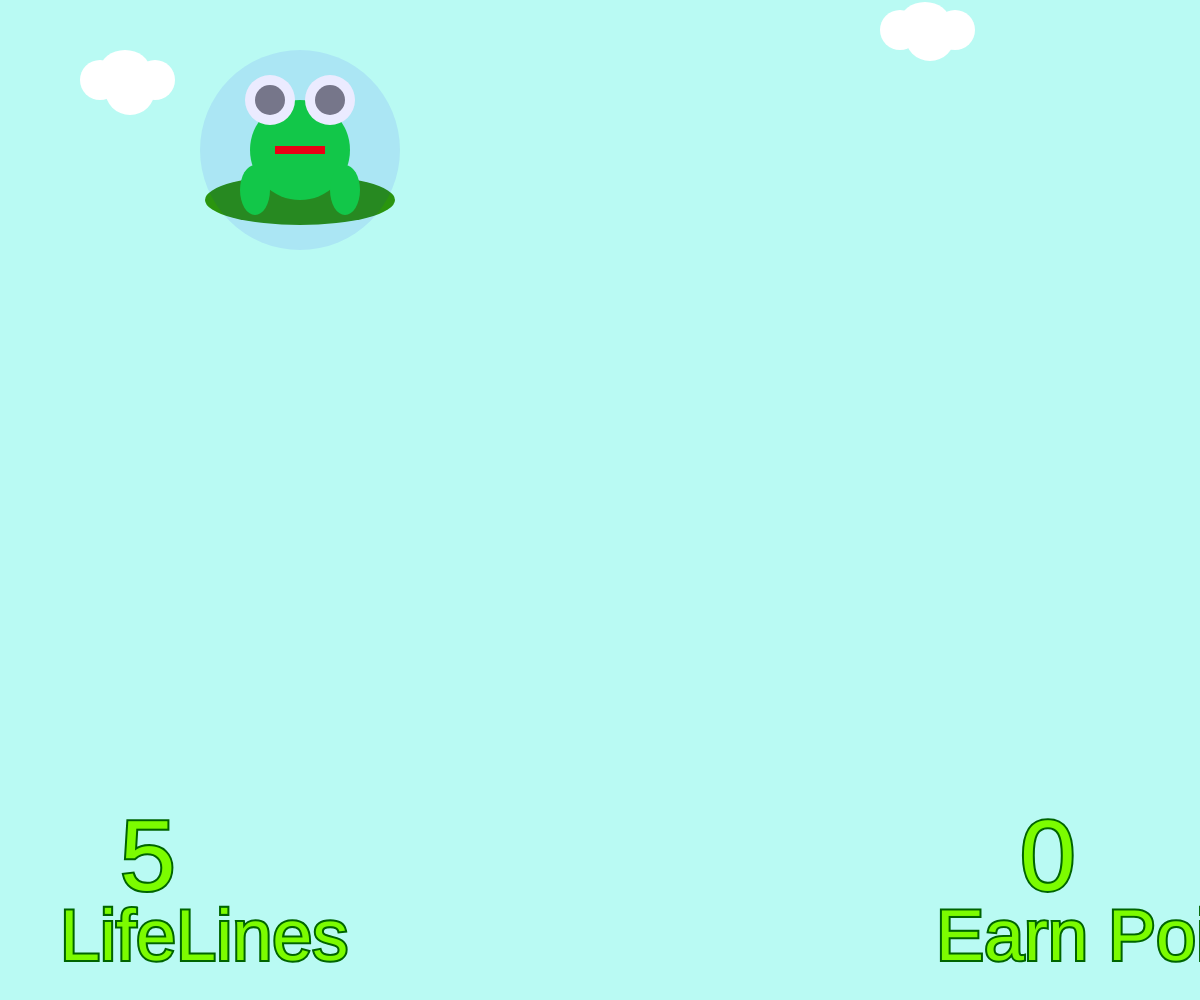
Frame 1 (no input)
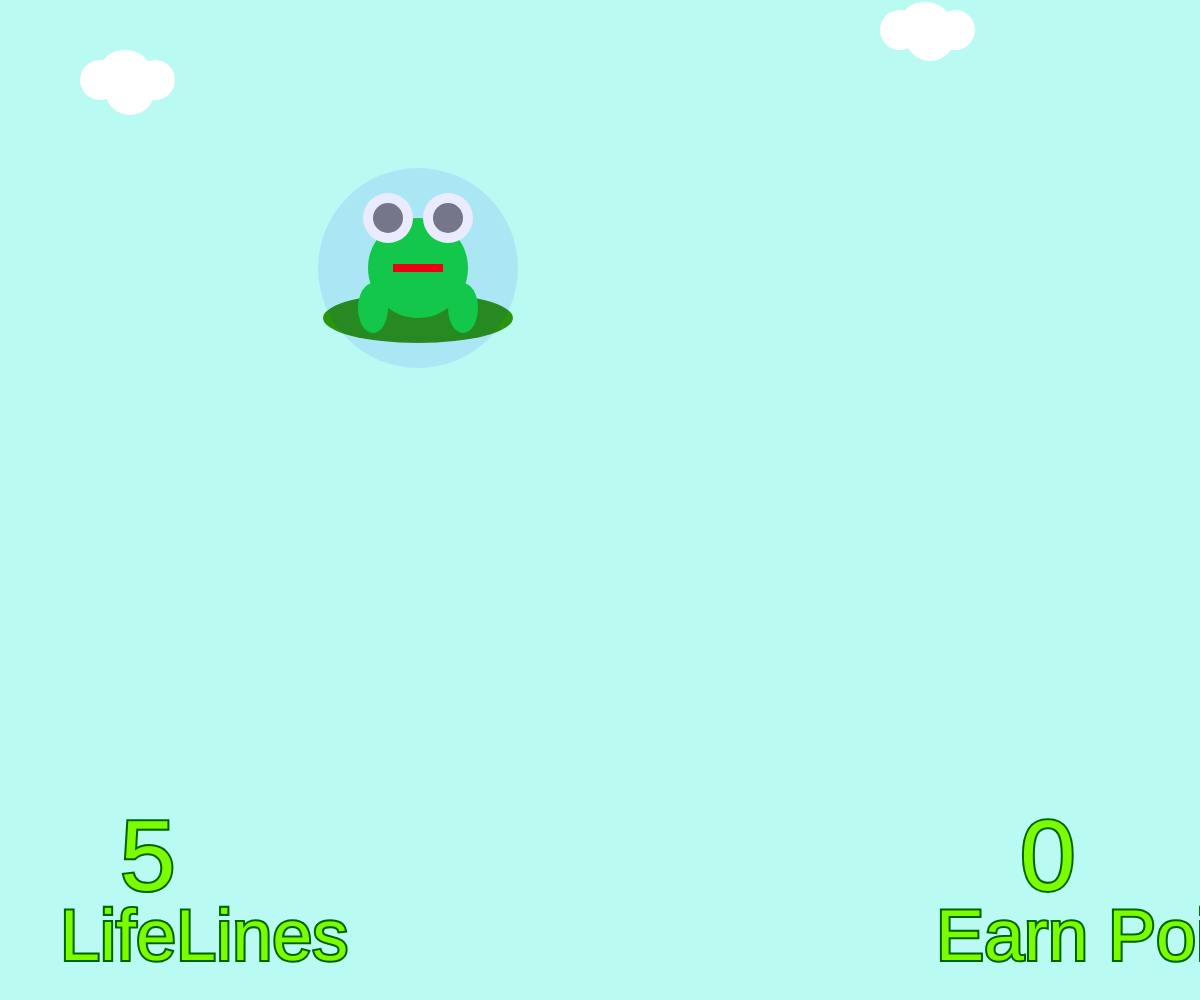
Frame 60 (no input)
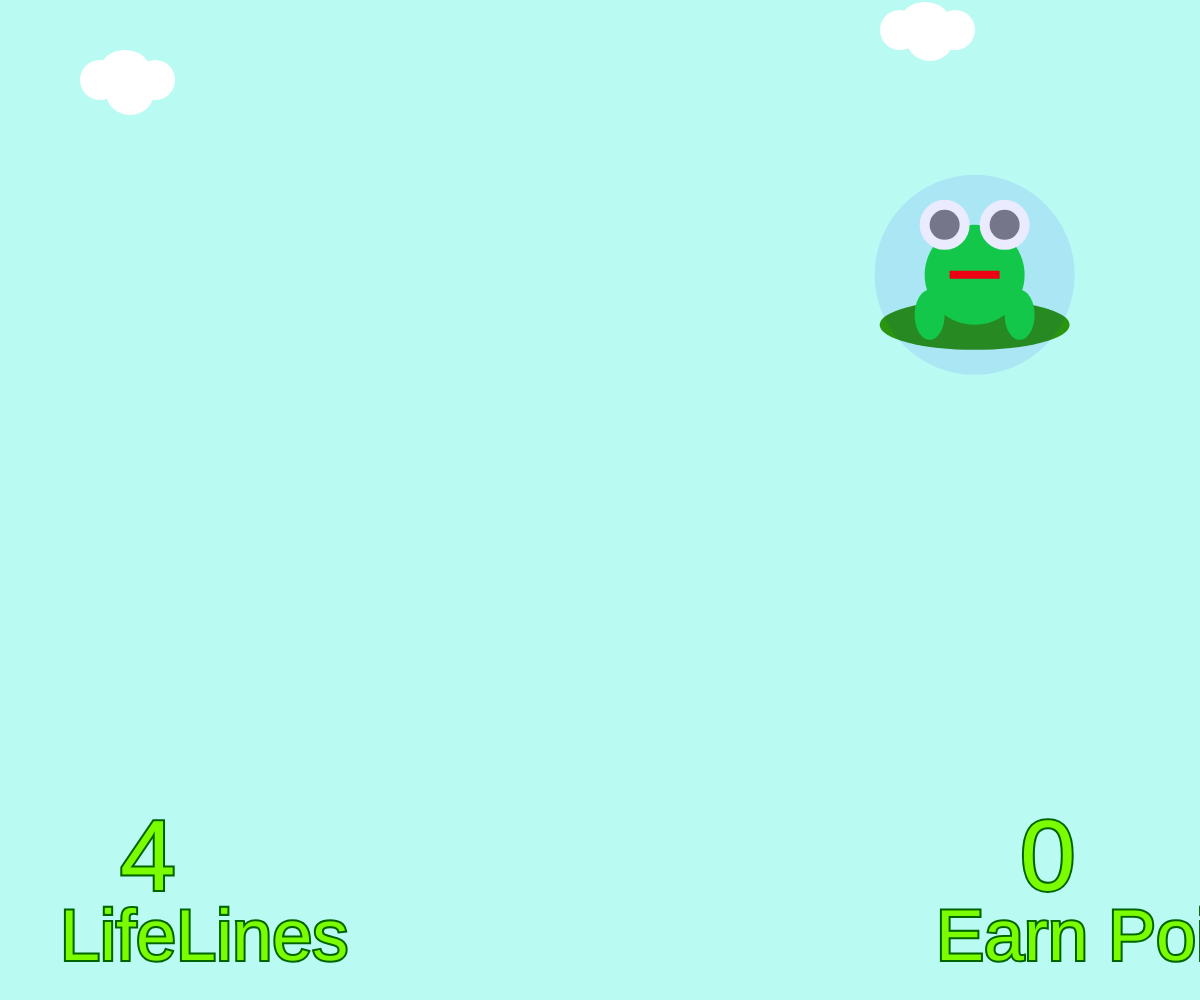
Frame 120 (the mouse pressed at the canvas centre since frame 60)

The p5.js sketch that drew these frames (run headless with seeded random() and noise() and a simulated clock; from frame 60 on, the mouse is pressed at the canvas centre):

// p5.js sketch
// ── sketch.js
let frogX=300;
let frogY=200;
let frogXVelocity=2;
let frogYVelocity= 2;
let yourScore= 0;
let yourLife=5;
let youTap=0;

function setup() {
	createCanvas(windowWidth, windowHeight);
	background(100);	
}
function draw() {
	background(185,250,243);
	
	fill(255)
	noStroke();
	ellipse(100,80,40,40);
	ellipse(155,80,40,40);
	ellipse(130,90,50,50);
	ellipse(125,70,50,40);
	
	ellipse(900,30,40,40);
	ellipse(955,30,40,40);
	ellipse(930,36,50,50);
	ellipse(925,22,50,40);
	
	ellipse(1500,60,50,40);
	ellipse(1555,60,40,40);
	ellipse(1530,66,50,50);
	ellipse(1525,52,50,40);  	
//frog 
	noStroke();
	fill(42,149,14);
	ellipse(frogX,frogY,190,50);
	fill(20,216,57);
	ellipse(frogX,frogY-50,100,100);
	ellipse(frogX+45,frogY-10,30,50);
	ellipse(frogX-45,frogY-10,30,50);
	fill(255);
	ellipse(frogX+30,frogY-100,50,50);
	ellipse(frogX-30,frogY-100,50,50);
	fill(128)
	ellipse(frogX+30,frogY-100,30,30);
	ellipse(frogX-30,frogY-100,30,30);
	fill(255,0,0);
	rectMode(CENTER);
	rect(frogX,frogY-50,50,8);
	fill(0,0,255,20);
	ellipse(frogX,frogY-50,200,200);
	fill(255,80);
	
	//animation
	frogX=frogX + frogXVelocity;
	frogY=frogY + frogYVelocity;
	 //
	if(frogX>width){
		frogXVelocity=frogXVelocity *-1;
  }
	if(frogX<0){
	  frogXVelocity=frogXVelocity *-1;
	}
	if(frogY>height){
		frogYVelocity=frogYVelocity *-1;
	}
	if(frogY<0){
		frogYVelocity=frogYVelocity *-1;
	}
	
		//typeface
 stroke(0,100,0);
 strokeWeight(4);
 fill(124,252,0);
 textSize(100);
 text(yourScore, width*0.85, height-110);
 text(yourLife, width*.1, height-110);
textSize(72);
text("Earn Points", width * 0.78,height*0.96);
text("LifeLines", width * 0.05,height*0.96);
	
if(yourLife== -1){
	background(185,250,243);
	
	stroke(0,100,0);
  strokeWeight(4);
  fill(124,252,0);
  textSize(150);
  text("Game Over", 500, height-600);	
  }
}

function mousePressed(){
	let d=dist(frogX,frogY,mouseX,mouseY);
	if (d<=50){
		yourScore=yourScore+1;
		frogX=random(0,width);
		frogY=random(0,height);
		frogXVelocity *=1;
		frogYVelocity *=1;

	  }
		if (d>50){
		yourLife-=1;
		frogX=random(0,width-0.75);
		frogY=random(0,height-0.75);
		youTap=0;
	  }
}
